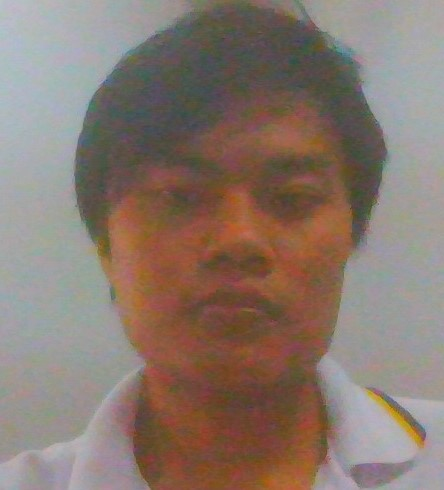
#> input picture elemsys/image/zy.jpg, 444 x 490 px, found by its file name
$ python scan.py
#> lines starting #> are read from the running program, lines starting #| are printed output that depends on the picture; after the words box and inside, x2 and y2 are one past the last pixel; in counts of white or black regions, pixels touching at a corner belong together
import cv2
import serial
import time

# Load the pre-trained face cascade
face_cascade = cv2.CascadeClassifier(cv2.data.haarcascades + 'haarcascade_frontalface_default.xml')

# Load the reference face image
reference_image_path = "C:/xampp/htdocs/elemsys/image/zy.jpg"
reference_image = cv2.imread(reference_image_path)
#> reference_image is the input picture: shape (490, 444, 3); mean B, G, R 110, 120, 136.8

# Check if the image is loaded successfully
if reference_image is None:
    print(f"Error: Unable to load reference image at path {reference_image_path}")
    exit()

reference_gray = cv2.cvtColor(reference_image, cv2.COLOR_BGR2GRAY)
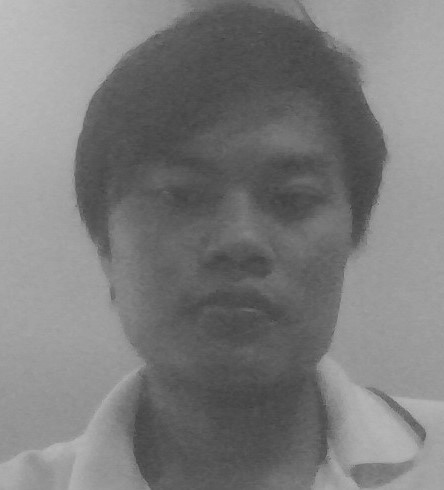
#> reference_gray: shape (490, 444); min 63, max 193, mean 123.9

# Open a connection to the camera (0 represents the default camera)
cap = cv2.VideoCapture(0)

# Open a connection to the Arduino
arduino = serial.Serial('COM1', 9600)  # Change 'COM3' to the appropriate port

while True:
    # Capture frame-by-frame
    ret, frame = cap.read()
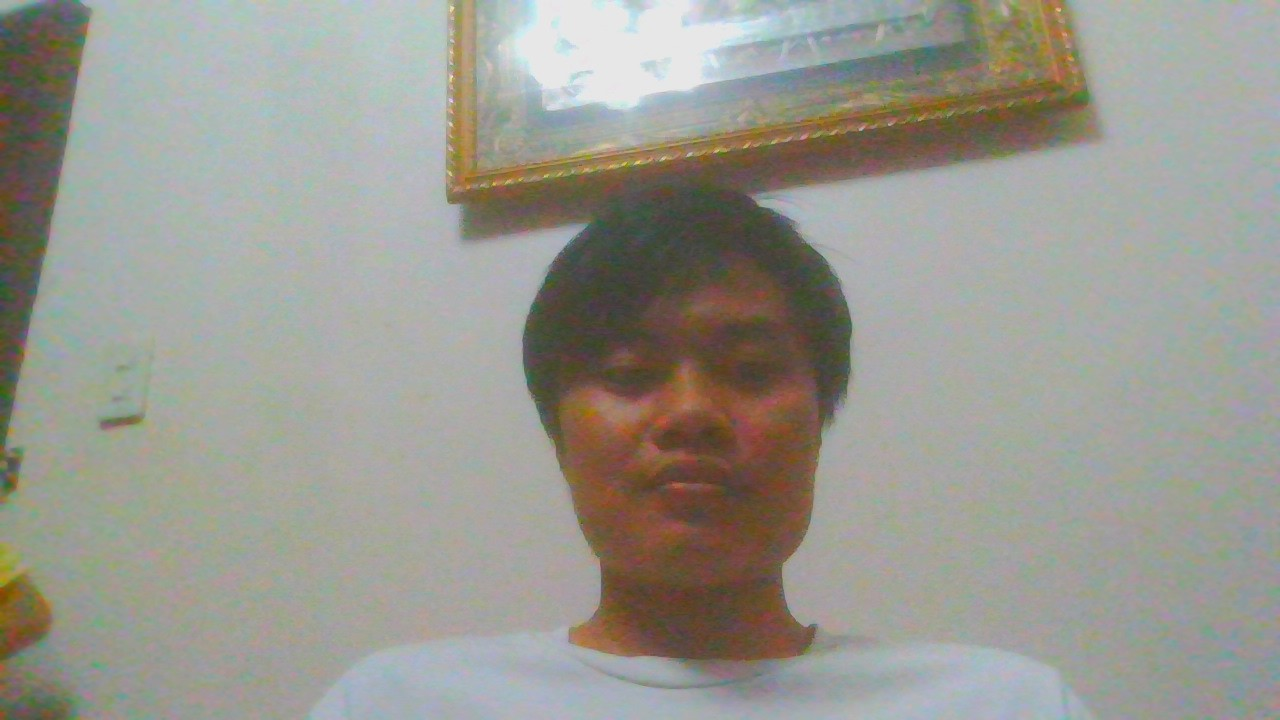
#> input picture elemsys/image/hello.jpg, 1280 x 720 px, given in place of the camera
#> frame is the input picture: shape (720, 1280, 3); mean B, G, R 143.8, 152.2, 153.1

    # Convert the frame to grayscale
    gray = cv2.cvtColor(frame, cv2.COLOR_BGR2GRAY)
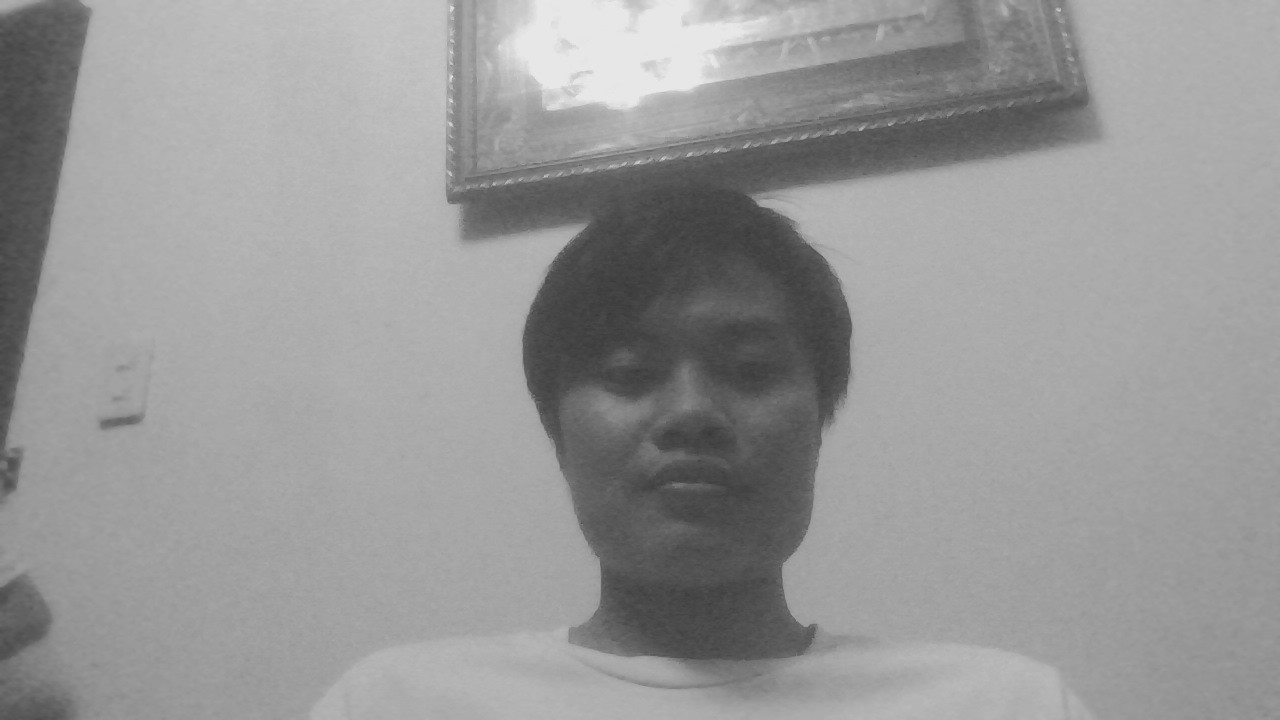
#> gray: shape (720, 1280); min 56, max 237, mean 151.5

    # Use face_cascade.detectMultiScale() to detect faces
    faces = face_cascade.detectMultiScale(gray, scaleFactor=1.3, minNeighbors=5)
#> faces = [[531, 237, 323, 323]]

    for (x, y, w, h) in faces:
        # Extract the face region
        face_roi = gray[y:y+h, x:x+w]

        # Resize the face_roi to match the size of the reference_gray
        face_roi_resized = cv2.resize(face_roi, (reference_gray.shape[1], reference_gray.shape[0]))

        # Compare the face with the reference face using simple pixel-based comparison
        difference = cv2.absdiff(reference_gray, face_roi_resized)
        mean_difference = cv2.mean(difference)[0]

        # Set a threshold for the difference (you may need to adjust this)
        threshold = 50

        # Display "Access Granted" or "Access Denied" based on the result
        if mean_difference < threshold:
            cv2.putText(frame, "Access Granted", (x, y - 10), cv2.FONT_HERSHEY_SIMPLEX, 0.9, (0, 255, 0), 2)
            # Send signal to Arduino for servo to turn to 180 degrees
            arduino.write(b'180\n')
        else:
            cv2.putText(frame, "Access Denied", (x, y - 10), cv2.FONT_HERSHEY_SIMPLEX, 0.9, (0, 0, 255), 2)
            # Send signal to Arduino for servo to turn to 45 degrees
            arduino.write(b'60\n')

        # Draw a rectangle around the face
        cv2.rectangle(frame, (x, y), (x+w, y+h), (255, 0, 0), 2)
#> this loop made 1 pass
#> (x, y, w, h, mean_difference, threshold) on pass 1: (531, 237, 323, 323, 34.43, 50)
#> pass 1, `face_roi = gray[y:y+h, x:x+w]`:
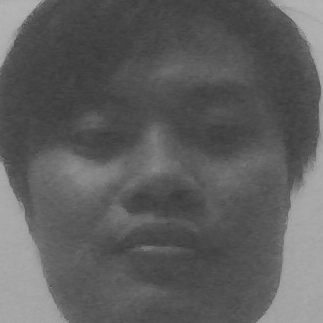
#> face_roi: shape (323, 323); min 56, max 182, mean 94.3
#> pass 1, `face_roi_resized = cv2.resize(face_roi, (reference_gray.shape[1], refe..`:
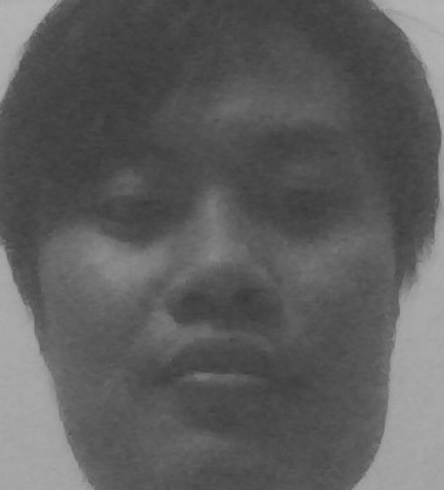
#> face_roi_resized: shape (490, 444); min 56, max 181, mean 94.2
#> pass 1, `difference = cv2.absdiff(reference_gray, face_roi_resized)`:
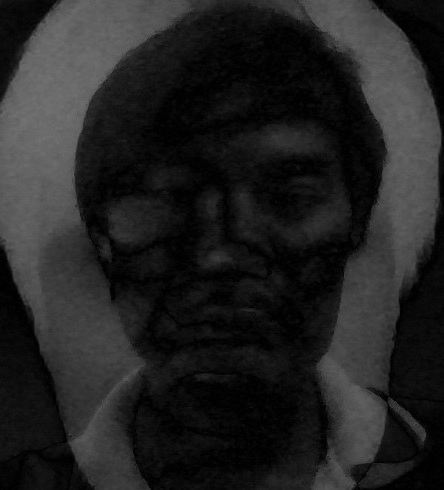
#> difference: shape (490, 444); min 0, max 116, mean 34.4
#> after the loop:
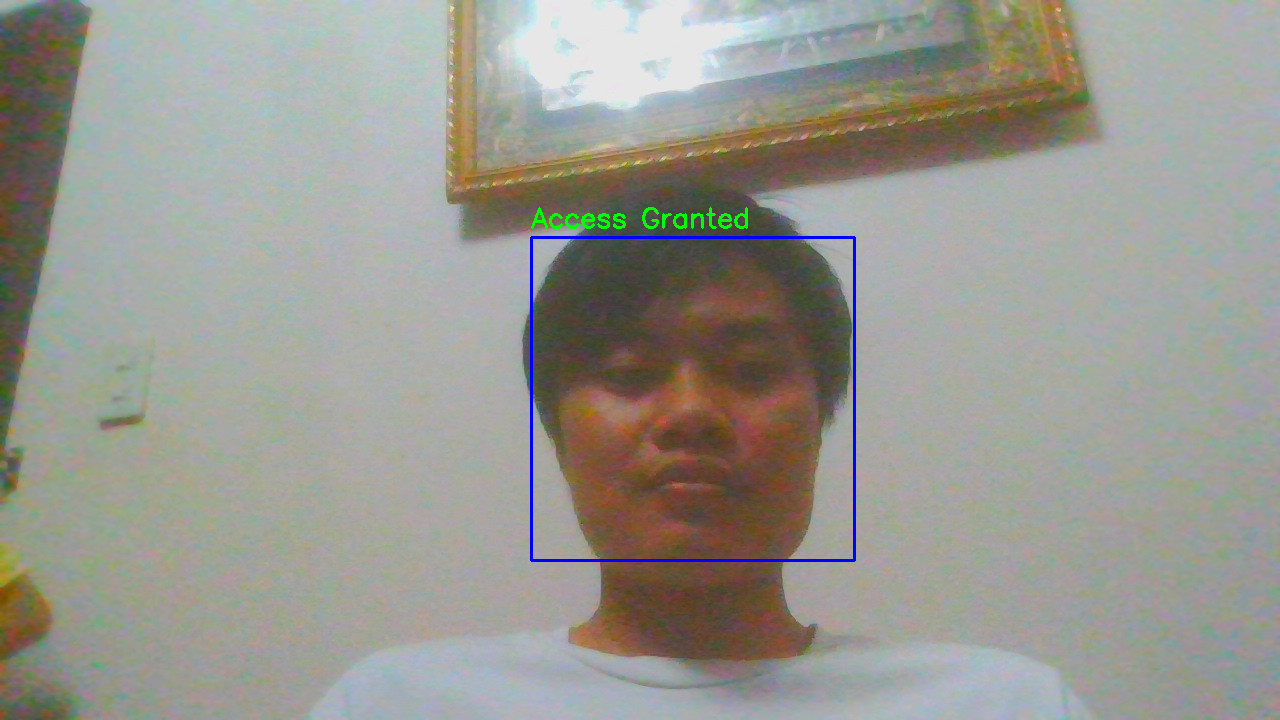
#> frame: shape (720, 1280, 3); 0.59% of pixels changed, all inside (x1, y1, x2, y2) = (530, 207, 856, 562)

    # Display the resulting frame
    cv2.imshow('Face Recognition', frame)

    # Break the loop if 'q' key is pressed
    if cv2.waitKey(1) & 0xFF == ord('q'):
#> (key q is pressed here)
        break

# Release the camera and close the window
cap.release()
cv2.destroyAllWindows()
